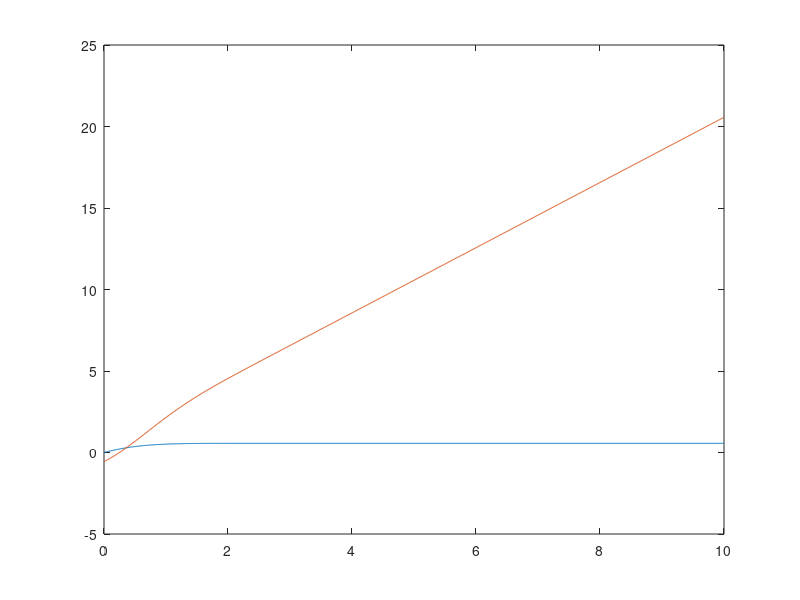

Reproduce this figure in MATLAB. (Note: this script raises an error after producing the figure.)
%% integral (1 - erf(-z/Lz))

%syms z 
%syms H Lz positive

%I(H,Lz) = int( 1 - erf(-z/Lz), z, -H, 0);

HoLz = [0:0.01:10];

f = HoLz + 1/sqrt(pi) - HoLz .* erf(HoLz) - 1/sqrt(pi) .* exp(-HoLz.^2);
% approx = HoLz - HoLz.^2 / sqrt(pi) - HoLz.^4/6/sqrt(pi)
approx = 1/sqrt(pi) + 2*HoLz - 2/sqrt(pi) * exp(-HoLz.^2);
plot(HoLz, f)
hold on
plot(HoLz, approx)

%%
dir = 'runs/runte-11/';
varname = 'temp';

for i=1:11
    fname = [dir sprintf('ocean_his_00%02d',i) '.nc'];
    if i == 1
        v = ncread(fname,varname);
        rgrid = roms_get_grid(fname,fname,0);
    else
        temp = ncread(fname,varname);
        v(:,:,:,end+1:end+size(temp,4)) = temp;
    end
end
%%
%for ii=1:size(v,4)
%    temp = v(:,:,:,ii);
    metric= domain_integrate(v,rgrid.x_rho',rgrid.y_rho',permute(rgrid.z_r,[3 2 1]));
%end

plot(metric);

%%

beta = 2e-11;
bg.shear = -beta;
yvec = yrmat(1,:,1);
Y = max(yrmat(:));

ubt0 = 0.05;
ubtmax = 0.05;

% u = beta * y^2/2 + C1 * y + C2
% u = 0 @ y = 0 => C2 = 0
% u = ubtmax @ y = Y => 
C1 = ubtmax/Y - bg.shear * Y/2;

ubt = bg.shear * yvec.^2/2 + C1 * yvec;

plot(yvec/1000,ubt)

%% internal wave dispersion relation as modified by discretization

vector = linspace(0,4*pi,30);
[kd,ld] = meshgrid(vector,vector);

RRd = 40;

exact = sqrt(1 + ...
        (RRd)^2*(kd.^2 + ld.^2));
cgrid = sqrt(cos(kd/2).^2 .* cos(ld/2).^2 + ...
         4*(RRd)^2*(sin(kd/2).^2 + sin(ld/2).^2));

subplot(131)
pcolorcen(kd/pi,ld/pi,exact);
title('exact')
colorbar;axis square;
ylabel('l\Delta x/\pi');
xlabel('k\Delta x/\pi');
clim = caxis;
subplot(132)
pcolorcen(kd/pi,ld/pi,cgrid);
title('cgrid');
xlabel('k\Delta x/\pi');
colorbar;axis square; caxis(clim);
subplot(133)
pcolorcen(kd/pi,ld/pi,cgrid./exact);
title('cgrid/exact');
xlabel('k\Delta x/\pi');
colorbar;axis square
maximize; pause(0.2);
spaceplots(0.06*ones([1 4]),0.05*ones([1 2]))

%% float code

figure
for ii=1:size(ltrans.x, 1)
    clf;
    plot(ltrans.x(ii,:)/1000, ltrans.y(ii,:)/1000, '*');
    title(num2str(ii));
    pause(0.05);
end